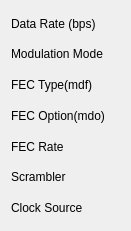
    <widget class="QWidget" name="layoutWidget_3">
     <property name="geometry">
      <rect>
       <x>60</x>
       <y>200</y>
       <width>131</width>
       <height>231</height>
      </rect>
     </property>
     <layout class="QVBoxLayout" name="verticalLayout_19">
      <item>
       <widget class="QLabel" name="label_42">
        <property name="text">
         <string>Data Rate (bps)</string>
        </property>
       </widget>
      </item>
      <item>
       <widget class="QLabel" name="label_50">
        <property name="text">
         <string>Modulation Mode</string>
        </property>
       </widget>
      </item>
      <item>
       <widget class="QLabel" name="label_51">
        <property name="text">
         <string>FEC Type(mdf)</string>
        </property>
       </widget>
      </item>
      <item>
       <widget class="QLabel" name="label_52">
        <property name="text">
         <string>FEC Option(mdo)</string>
        </property>
       </widget>
      </item>
      <item>
       <widget class="QLabel" name="label_53">
        <property name="text">
         <string>FEC Rate</string>
        </property>
       </widget>
      </item>
      <item>
       <widget class="QLabel" name="label_54">
        <property name="text">
         <string>Scrambler</string>
        </property>
       </widget>
      </item>
      <item>
       <widget class="QLabel" name="label_55">
        <property name="text">
         <string>Clock Source</string>
        </property>
       </widget>
      </item>
     </layout>
    </widget>
